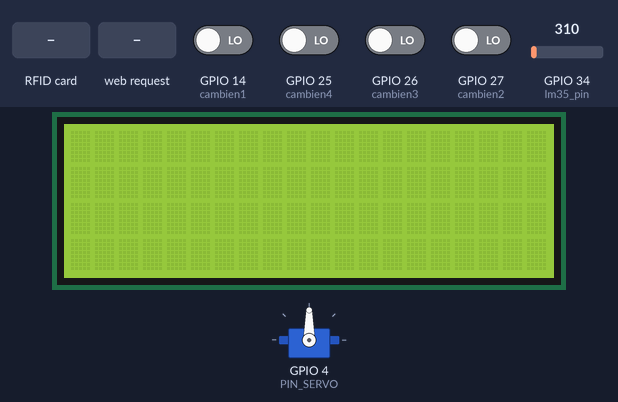
Bench run of a sketch on a simulated ESP32. Parts: servo, 20×4 character LCD. Inputs (shaded band) come from the test bench; at power-on: GPIO 14 (cambien1), GPIO 25 (cambien4), GPIO 26 (cambien3), GPIO 27 (cambien2) LOW, GPIO 34 (lm35_pin) = 310. WiFi joins after 1.5 s; servers stay silent unless stated; uploads are accepted with an empty reply; what the sketch prints to the serial monitor is not drawn.

Above: at 2.8 s.
2.9 s: RFID card 5E 7A 19 C4 held to the reader
At 5.7 s:
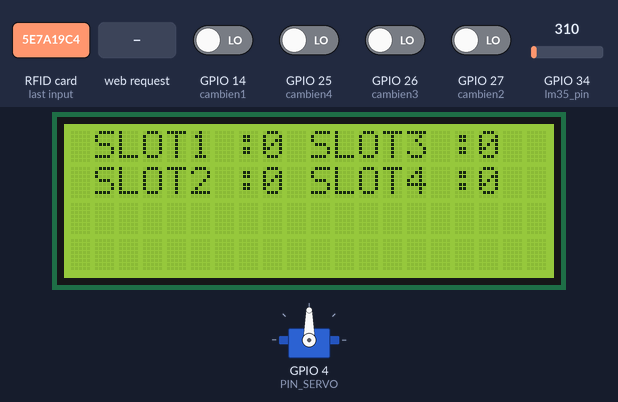
6.5 s: HTTP request GET /OpenServoIn received
At 7.63 s:
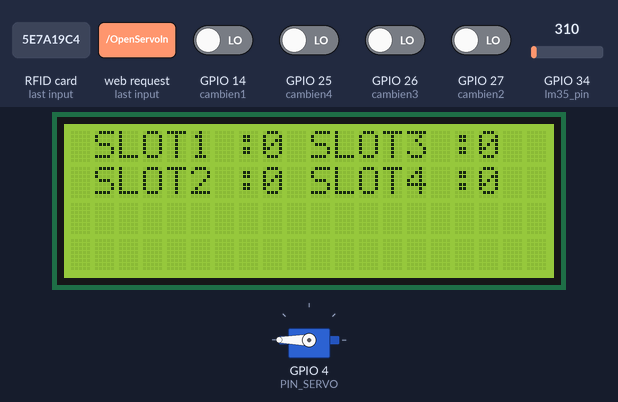
9.2 s: HTTP request GET /CloseServoIn received
At 10.26 s:
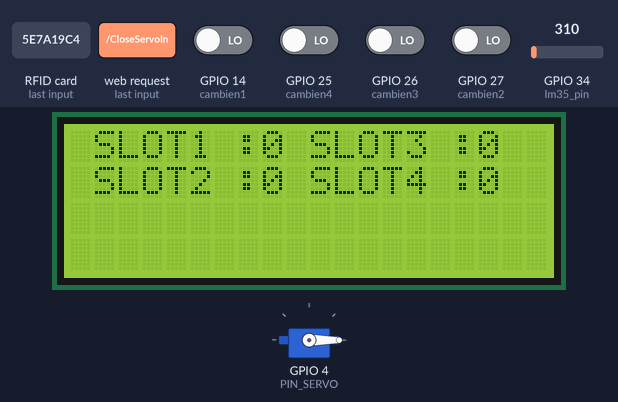
11.8 s: GPIO 14 (cambien1) driven HIGH
At 13.4 s:
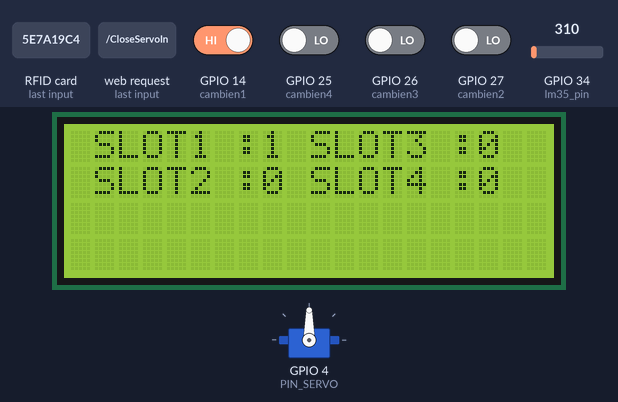
14.1 s: RFID card 5E 7A 19 C4 held to the reader
At 16.3 s:
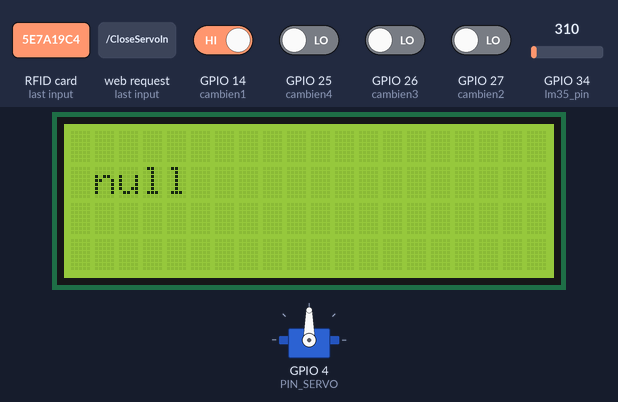
18.0 s: GPIO 25 (cambien4) driven HIGH
At 20.1 s:
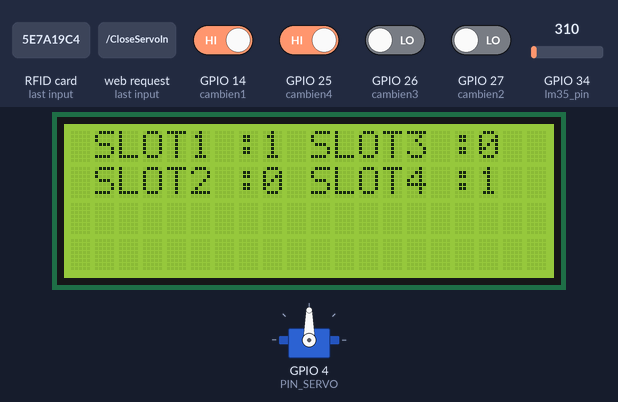
Timing chart, 0 to 21.2 s (numbered marks = the images above; inputs shaded):
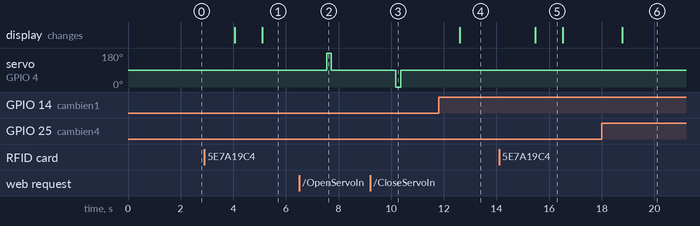

The sketch:

codeIn.ino
```cpp
#include <SPI.h>
#include <MFRC522.h>
#include <LiquidCrystal_I2C.h>
#include <WiFi.h>
#include <HTTPClient.h>
#include <ArduinoJson.h>
#include <Arduino_JSON.h>
#include <ESP32Servo.h>
#include <WebServer.h>


const char* ssid = "Live 4_1573";
const char* password = "nguyennam";

#define cambienRa       33
#define cambien1        14
#define cambien2        27
#define cambien3        26
#define cambien4        25

#define RST_PIN         2
#define SS_PIN          5
#define PIN_SERVO       4

// define temperature
#define lm35_pin         34
float temp = 0.0;

Servo myServo;

int UID[4], i;
String apiUrl = "192.168.117.88"; // Thay URL

LiquidCrystal_I2C lcd(0x27,20,4);
MFRC522 mfrc522(SS_PIN, RST_PIN);


int giatriRa = 0;
int giatri1 = 0;
int giatri2 = 0;
int giatri3 = 0;
int giatri4 = 0;

 WebServer server(80);

void setup()
{


//  Connect Servo
    myServo.attach(PIN_SERVO);

// Connect LCD
    Serial.begin(9600);
    lcd.init();
    lcd.backlight();


// Connect RFID
    SPI.begin();
    mfrc522.PCD_Init();


// Connect CamBien

    pinMode(cambienRa, INPUT);
    pinMode(cambien1, INPUT);
    pinMode(cambien2, INPUT);
    pinMode(cambien3, INPUT);
    pinMode(cambien4, INPUT);
// Connect WiFi

    WiFi.mode(WIFI_STA); //Optional
    WiFi.begin(ssid, password);
    Serial.println("\nConnecting");

    while(WiFi.status() != WL_CONNECTED){
      Serial.print(".");
      delay(100);
    }

    Serial.println("\nConnected to the WiFi network");
    Serial.print("Local ESP32 IP: ");
    Serial.println(WiFi.localIP());

    // Dang ky duong dan cho Server


    server.begin();
    server.on("/OpenServoIn", openServo);
    server.on("/CloseServoIn", closeServo);

}


void loop()
{
  server.handleClient();

  temperature();

  displaySlot();

  sendTempSlot();

  // while(digitalRead(cambienRa) == 0){
  //   String cardOut = connectRFIDwithLCD();
  //   if(cardOut != ""){
  //     sendCheckOut(cardOut);
  //     break;
  //   }
  // }

  String cardIn = connectRFIDwithLCD();
  if(cardIn != ""){
    Serial.print("hello");
    Serial.print(cardIn);
    sendCheckIn(cardIn);
  }

}


void openServo(){
  server.send(200, "text/plain", "Xin chào từ ESP32!");
  Serial.print("OpenServo");
  myServo.write(180);
  delay(180);
  myServo.write(90);
}
void closeServo(){
  server.send(200, "text/plain", "Xin chào từ ESP32!");
  Serial.print("CloseServo");
  myServo.write(0);
  delay(180);
  myServo.write(90);
}

void temperature(){
     // Đọc giá trị từ chân(GPIO 34)
  int analogValue = analogRead(lm35_pin);

  // Chuyển đổi giá trị analog thành điện áp (từ 0-4095 về 0-3.3V)
  float voltage = analogValue * (5 / 4095.0);

  // Chuyển đổi điện áp thành nhiệt độ
  float temperature = voltage * 100; // LM35 xuất ra 10mV cho mỗi độ C


  temp = temperature ;


    // In giá trị ra Serial Monitor
    // Serial.print("Temperature: ");
    // Serial.print(temperature);
    // Serial.println(" °C");

    // get the ADC value from the temperature sensor
// int adcVal = analogRead(lm35_pin);
// // convert the ADC value to voltage in millivolt
// float milliVolt = adcVal * (3300 / 4095);
// // convert the voltage to the temperature in Celsius
// float tempC = milliVolt / 10;
// // convert the Celsius to Fahrenheit
// float tempF = tempC * 9 / 5 + 32;

    delay(1000); // Đợi 1 giây trước khi đọc lại
}

void displaySlot(){

  if(giatri1 != digitalRead(cambien1) || giatri2 != digitalRead(cambien2) || giatri3 != digitalRead(cambien3) || giatri4 != digitalRead(cambien4) ){

    giatri1 = digitalRead(cambien1);
    giatri2 = digitalRead(cambien2);
    giatri3 = digitalRead(cambien3);
    giatri4 = digitalRead(cambien4);
  lcd.setCursor(1,0);
  lcd.print("SLOT1 :");
  lcd.print(giatri1);

  lcd.setCursor(1,1);
  lcd.print("SLOT2 :");
  lcd.print(giatri2);


  lcd.setCursor(10,0);
  lcd.print("SLOT3 :");
  lcd.print(giatri3);

  lcd.setCursor(10,1);
  lcd.print("SLOT4 :");
  lcd.print(giatri4);

  }


}

void startServo(){
  myServo.write(180);
  delay(180);
  myServo.write(90);
  delay(5000);
  myServo.write(0);
  delay(180);
  myServo.write(90);
}

String connectRFIDwithLCD(){
  if ( ! mfrc522.PICC_IsNewCardPresent())
  {
    return "";
  }

  if ( ! mfrc522.PICC_ReadCardSerial())
  {
    return "";
  }


  for (byte i = 0; i < mfrc522.uid.size; i++)
  {
    Serial.print(mfrc522.uid.uidByte[i] < 0x10 ? " 0" : " ");

    UID[i] = mfrc522.uid.uidByte[i];


  }

  // chuyen doi thanh string cua ma so xe
  String result = ""; // Khởi tạo chuỗi rỗng

    for (int i = 0; i < 4; i++) {
        result += String(UID[i]); // Chuyển từng phần tử sang String và nối vào result
        if (i < 3) {
            result += " "; // Thêm dấu cách giữa các số
        }
    }

  mfrc522.PICC_HaltA();
  mfrc522.PCD_StopCrypto1();
  return result;

}


void sendCheckIn(String idCustomer) {

      if(giatri1 + giatri2 + giatri3 + giatri4 == 0 ){
                lcd.clear();
                lcd.setCursor(1,1);
                lcd.print("Het cho");
                delay(1000);
                lcd.clear();
                giatri1 = 1 - giatri1;
                displaySlot();
                return;
      }
     if (WiFi.status() == WL_CONNECTED) {
        HTTPClient http; // Tạo đối tượng HTTPClient
        String url = "http://" + apiUrl + ":8080/inOut/in"; // Thay đổi địa chỉ IP


        http.begin(url);
        http.addHeader("Content-Type", "application/json");

        StaticJsonDocument<200> jsonDoc;
        jsonDoc["card_code"] = idCustomer; // Thêm tham số

    // Chuyển đổi đối tượng JSON thành chuỗi
        String jsonData;
        serializeJson(jsonDoc, jsonData);
        int httpResponseCode = http.POST(jsonData);


        if (httpResponseCode > 0) {
            String responseBody = "{}";
            responseBody = http.getString(); // Nhận phản hồi
            JSONVar responseJson = JSON.parse(responseBody);

            String checkValue = JSON.stringify(responseJson["check"]);
             if (checkValue == "1") {
                String car_code = JSON.stringify(responseJson["car_code"]);
                lcd.clear();
                lcd.setCursor(1,1);
                lcd.print(car_code);
                lcd.setCursor(2,2);
                lcd.print("Thanh Cong");
                startServo();
                lcd.clear();
                giatri1 = 1 - giatri1;
                displaySlot();
            }
            else{
              String message = JSON.stringify(responseJson["message"]);
                lcd.clear();
                lcd.setCursor(1,1);
                lcd.print(message);
                delay(1000);
                lcd.clear();
                giatri1 = 1 - giatri1;
                displaySlot();
            }

        } else {
            Serial.print("Error on sending POST: ");
            Serial.println(httpResponseCode);
        }

        http.end(); // Giải phóng tài nguyên
    } else {
        Serial.println("WiFi not connected");
    }
}

// void sendCheckOut(String idCustomer) {
//      if (WiFi.status() == WL_CONNECTED) {
//         HTTPClient http; // Tạo đối tượng HTTPClient
//         String url = "http://" + apiUrl +":8080/inOut/out"; // Thay đổi địa chỉ IP


//         http.begin(url);
//         http.addHeader("Content-Type", "application/json");

//         StaticJsonDocument<200> jsonDoc;
//         jsonDoc["card_code"] = idCustomer; // Thêm tham số

//     // Chuyển đổi đối tượng JSON thành chuỗi
//         String jsonData;
//         serializeJson(jsonDoc, jsonData);
//         int httpResponseCode = http.POST(jsonData);


//         if (httpResponseCode > 0) {
//             String responseBody = "{}";
//             responseBody = http.getString(); // Nhận phản hồi
//             JSONVar responseJson = JSON.parse(responseBody);

//             String checkValue = JSON.stringify(responseJson["check"]);
//             if (checkValue == "1") {
//                 lcd.clear();
//                 lcd.setCursor(1,1);
//                 lcd.print(idCustomer);
//                 lcd.setCursor(1,2);
//                 lcd.print("Thanh toan: ");
//                 lcd.print(responseJson["price"]);
//                 startServo();
//                 lcd.clear();
//             }
//             else {
//               lcd.clear();
//               lcd.setCursor(1,1);
//               lcd.print("The khong hop le");
//               lcd.clear();
//             }
//             giatri1 = 1 - giatri1;
//             displaySlot();

//         } else {
//             Serial.print("Error on sending POST: ");
//             Serial.println(httpResponseCode);
//         }

//         http.end(); // Giải phóng tài nguyên
//     } else {
//         Serial.println("WiFi not connected");
//     }
// }

void sendTempSlot() {
     if (WiFi.status() == WL_CONNECTED) {
        HTTPClient http; // Tạo đối tượng HTTPClient
        String url = "http://" + apiUrl + ":8080/tempSlot"; // Thay đổi địa chỉ IP


        http.begin(url);
        http.addHeader("Content-Type", "application/json");

        StaticJsonDocument<200> jsonDoc;
        jsonDoc["temp"] = temp; // Thêm tham số
        jsonDoc["tongViTri"] = (giatri1 + giatri2 + giatri3 + giatri4) * 1.0;
        jsonDoc["giatri1"] = giatri1 * 1.0;
        jsonDoc["giatri2"] = giatri2 * 1.0;
        jsonDoc["giatri3"] = giatri3 * 1.0;
        jsonDoc["giatri4"] = giatri4 * 1.0;

    // Chuyển đổi đối tượng JSON thành chuỗi
        String jsonData;
        serializeJson(jsonDoc, jsonData);
        int httpResponseCode = http.POST(jsonData);


        if (httpResponseCode > 0) {
            String responseBody = "{}";
            responseBody = http.getString(); // Nhận phản hồi
            JSONVar responseJson = JSON.parse(responseBody);

        } else {
            Serial.print("Error on sending POST: ");
            Serial.println(httpResponseCode);
        }

        http.end(); // Giải phóng tài nguyên
    } else {
        Serial.println("WiFi not connected");
    }
}
void handlePost() {
    if (server.hasArg("plain")) { // Kiểm tra xem có dữ liệu gửi đến không
        String message = server.arg("plain");
        Serial.println("Received: " + message); // In dữ liệu nhận được ra Serial Monitor
        server.send(200, "text/plain", "Data received"); // Gửi phản hồi về client
    } else {
        server.send(400, "text/plain", "No data received");
    }
}
```

Measured:
- after the input at 2.9 s, the display: first changes after 1.2 s (image 1 shows a later state)
- after the input at 6.5 s, servo on GPIO 4 (PIN_SERVO): 90° → 180° after 1.0 s, → 90° 0.18 s later
- after the input at 9.2 s, servo on GPIO 4 (PIN_SERVO): 90° → 0° after 0.97 s, → 90° 0.18 s later
- after the input at 11.8 s, the display: changes after 0.81 s (image 4)
- after the input at 14.1 s, the display: changes after 1.4 s (image 5)
- after the input at 18.0 s, the display: changes after 0.77 s (image 6)
- what the display in image 5 shows lasts 1.0 s, from 15.5 s to 16.5 s
